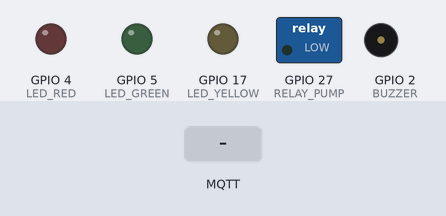
Recording of a sketch running on a simulated ESP32. Shown: switched loads named in the sketch (green lamp = pin HIGH), output pins drawn as LEDs (lit = HIGH), buzzer (waves = sounding, pin HIGH). Inputs (shaded band) come from the test bench. WiFi joins after 1.5 s; servers stay silent unless stated; uploads are accepted with an empty reply; random numbers use the default seed unless the sketch sets one; no MQTT or app messages arrive unless stated; what the sketch prints to the serial monitor is not drawn.

Above: at 2.7 s.
2.8 s: MQTT message "5" arrives on the first subscribed topic
At 3.9 s:
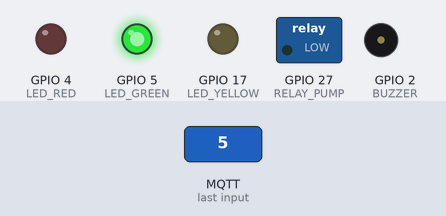
5.0 s: MQTT message "5" arrives on the second subscribed topic
At 6.7 s:
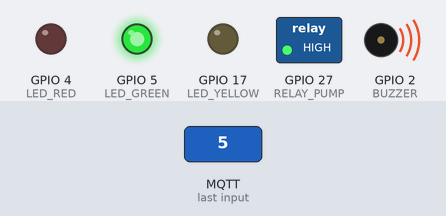
7.0 s: MQTT message "90" arrives on the first subscribed topic
At 8.5 s:
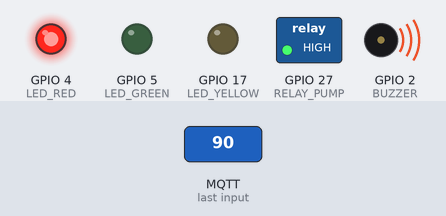
9.2 s: MQTT message "90" arrives on the second subscribed topic
At 11.1 s:
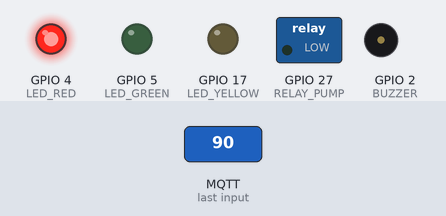
11.4 s: MQTT message "200" arrives on the first subscribed topic
At 13.1 s:
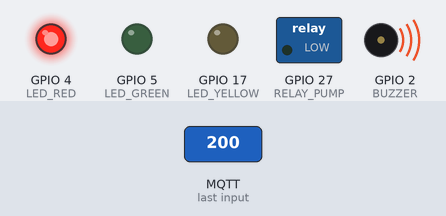
13.6 s: MQTT message "1" arrives on the first subscribed topic
At 14.8 s:
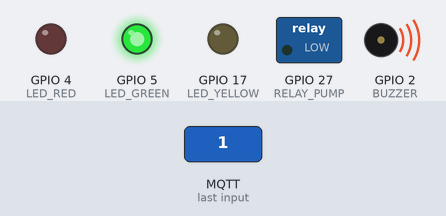
Timing chart, 0 to 16.6 s (numbered marks = the images above; inputs shaded):
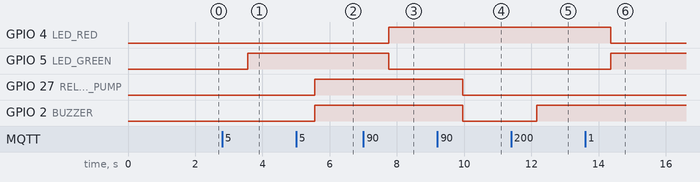

The sketch:

uts.ino
```cpp
#include <DHT.h>
#include <WiFi.h>
#include <HTTPClient.h>
#include "PubSubClient.h"

// Pin sensor
const int DHTPIN = 15;        // Pin DHT22 untuk suhu dan kelembapan
const int DHTTYPE = DHT22;    // Tipe sensor DHT yang digunakan
const int TURBIDITY_PIN = 34; // Pin analog untuk simulasi sensor kekeruhan
const int PH_PIN = 35;        // Pin analog untuk simulasi sensor pH

// Pin kontrol perangkat
const int LED_GREEN = 5;      // Pin untuk LED Hijau
const int LED_YELLOW = 17;    // Pin untuk LED Kuning
const int LED_RED = 4;        // Pin untuk LED Merah
const int RELAY_PUMP = 27;    // Pin untuk relay pompa
const int BUZZER = 2;         // Pin untuk buzzer

// WiFi settings
const char* ssid = "nayla";               // Ganti dengan SSID jaringan Anda
const char* password = "outlander";      // Ganti dengan password WiFi Anda

// MQTT Broker settings
const char* mqtt_server = "broker.hivemq.com";  // Ganti dengan IP atau alamat broker MQTT
const int mqtt_port = 1883;                    // Port broker MQTT
const char* pub_lampu = "dedrickslamp";
const char* pub_relay = "dedricksrelay";
const char* pub_buzzer = "dedricksbuzzer";
const char* sub_suhu = "dedrickstemperature";
const char* sub_humi = "dedrickshumidity";
const char* sub_turbidity = "dedricksturbidity";
const char* sub_ph = "dedricksph";

// Alamat URL Flask server
const char* flask_server_url = "http://192.168.1.18:5000/data";  // Ganti <NGROK_URL> dengan URL ngrok yang digunakan

WiFiClient espClient;
PubSubClient client(espClient);

DHT dht(DHTPIN, DHTTYPE);

// Variabel untuk menyimpan nilai suhu dan kelembapan
float suhu = -1;
float humidity = -1;

void setup() {
  Serial.begin(115200);

  // Setup untuk sensor
  dht.begin();
  pinMode(LED_GREEN, OUTPUT);
  pinMode(LED_YELLOW, OUTPUT);
  pinMode(LED_RED, OUTPUT);
  pinMode(RELAY_PUMP, OUTPUT);
  pinMode(BUZZER, OUTPUT);

  digitalWrite(LED_GREEN, LOW);
  digitalWrite(LED_YELLOW, LOW);
  digitalWrite(LED_RED, LOW);
  digitalWrite(RELAY_PUMP, LOW);
  digitalWrite(BUZZER, LOW);

  // Connect to WiFi
  WiFi.begin(ssid, password);
  while (WiFi.status() != WL_CONNECTED) {
    delay(500);
    Serial.print(".");
  }
  Serial.println("Connected to WiFi");

  // Connect to MQTT Broker
  client.setServer(mqtt_server, mqtt_port);
  client.setCallback(mqtt_callback);

  // Connect to MQTT broker
  connectToMQTT();
}

void loop() {
  if (!client.connected()) {
    connectToMQTT();
  }
  client.loop();

  delay(2000);  // Delay sebelum pembacaan data berikutnya
}

void connectToMQTT() {
  while (!client.connected()) {
    Serial.print("Connecting to MQTT...");
    String clientId = "ESP32Client-";
    clientId += String(random(0xffff), HEX);

    if (client.connect(clientId.c_str())) {
      Serial.println("Connected to MQTT broker");
      // Subscribe to sensor data topics to receive sensor values
      client.subscribe(sub_suhu);
      client.subscribe(sub_humi);
      client.subscribe(sub_turbidity);
      client.subscribe(sub_ph);
    } else {
      Serial.print("Failed to connect, rc=");
      Serial.print(client.state());
      Serial.println(" Try again in 5 seconds");
      delay(5000);
    }
  }
}

void mqtt_callback(char* topic, byte* payload, unsigned int length) {
  String message = "";
  for (int i = 0; i < length; i++) {
    message += (char)payload[i];
  }

  if (String(topic) == sub_suhu) {
    Serial.print("Received Suhu: ");
    Serial.println(message);

    suhu = message.toFloat();
    String lampuStatus;

    if (suhu < 30) {
      digitalWrite(LED_GREEN, HIGH);
      digitalWrite(LED_YELLOW, LOW);
      digitalWrite(LED_RED, LOW);
      lampuStatus = "{\"green\": \"ON\"}";
    } else if (suhu >= 30 && suhu <= 35) {
      digitalWrite(LED_GREEN, LOW);
      digitalWrite(LED_YELLOW, HIGH);
      digitalWrite(LED_RED, LOW);
      lampuStatus = "{\"yellow\": \"ON\"}";
    } else {
      digitalWrite(LED_GREEN, LOW);
      digitalWrite(LED_YELLOW, LOW);
      digitalWrite(LED_RED, HIGH);
      digitalWrite(BUZZER, HIGH);
      lampuStatus = "{\"red\": \"ON\"}";
    }
    client.publish(pub_lampu, lampuStatus.c_str());

    // Kirim suhu dan kelembapan ke Flask jika kelembapan telah diterima
    if (humidity != -1) {
      sendToFlask(suhu, humidity);
    }
  }

  if (String(topic) == sub_humi) {
    Serial.print("Received Kelembapan: ");
    Serial.println(message);

    humidity = message.toFloat();

    if (humidity < 50) {
      if (digitalRead(RELAY_PUMP) == LOW) {
        digitalWrite(RELAY_PUMP, HIGH);
        client.publish(pub_relay, "Pompa ON");
      }
      if (digitalRead(BUZZER) == LOW) {
        digitalWrite(BUZZER, HIGH);
        client.publish(pub_buzzer, "Buzzer ON");
      }
    } else {
      if (digitalRead(RELAY_PUMP) == HIGH) {
        digitalWrite(RELAY_PUMP, LOW);
        client.publish(pub_relay, "Pompa OFF");
      }
      if (digitalRead(BUZZER) == HIGH) {
        digitalWrite(BUZZER, LOW);
        client.publish(pub_buzzer, "Buzzer OFF");
      }
    }

    // Kirim suhu dan kelembapan ke Flask jika suhu telah diterima
    if (suhu != -1) {
      sendToFlask(suhu, humidity);
    }
  }
}

void sendToFlask(float suhu, float humidity) {
  if (WiFi.status() == WL_CONNECTED) {
    HTTPClient http;
    http.begin(flask_server_url);

    // JSON data sesuai dengan yang diminta
    String jsonData = "{\"suhumax\":23,\"suhumin\":38,\"suhurata2\":28,\"nilaisuhuhumid\":[{\"id\":1,\"suhu\":"
                      + String(suhu) + ",\"humid\":" + String(humidity)
                      + ",\"kecerahan\":200,\"timestamp\":\"2024-11-12T08:00:00\"}],\"month_year\":\"11-2024\"}";

    http.addHeader("Content-Type", "application/json");
    http.setTimeout(5000); // Mengatur timeout menjadi 5 detik

    int httpResponseCode = http.POST(jsonData);
    if (httpResponseCode > 0) {
      String response = http.getString();
      Serial.println("Response: " + response);
    } else {
      Serial.print("Failed to send POST, HTTP Code: ");
      Serial.println(httpResponseCode);
    }

    http.end();
  } else {
    Serial.println("Error in WiFi connection");
  }
}
```

Measured:
- after the input at 2.8 s, GPIO 5 (LED_GREEN): LOW → HIGH after 0.76 s
- after the input at 5.0 s, GPIO 27 (RELAY_PUMP), GPIO 2 (BUZZER): LOW → HIGH after 0.56 s
- after the input at 7.0 s, GPIO 4 (LED_RED): LOW → HIGH after 0.76 s; GPIO 5 (LED_GREEN): HIGH → LOW after 0.76 s
- after the input at 9.2 s, GPIO 27 (RELAY_PUMP), GPIO 2 (BUZZER): HIGH → LOW after 0.76 s
- after the input at 11.4 s, GPIO 2 (BUZZER): LOW → HIGH after 0.76 s
- after the input at 13.6 s, GPIO 4 (LED_RED): HIGH → LOW after 0.76 s; GPIO 5 (LED_GREEN): LOW → HIGH after 0.76 s
